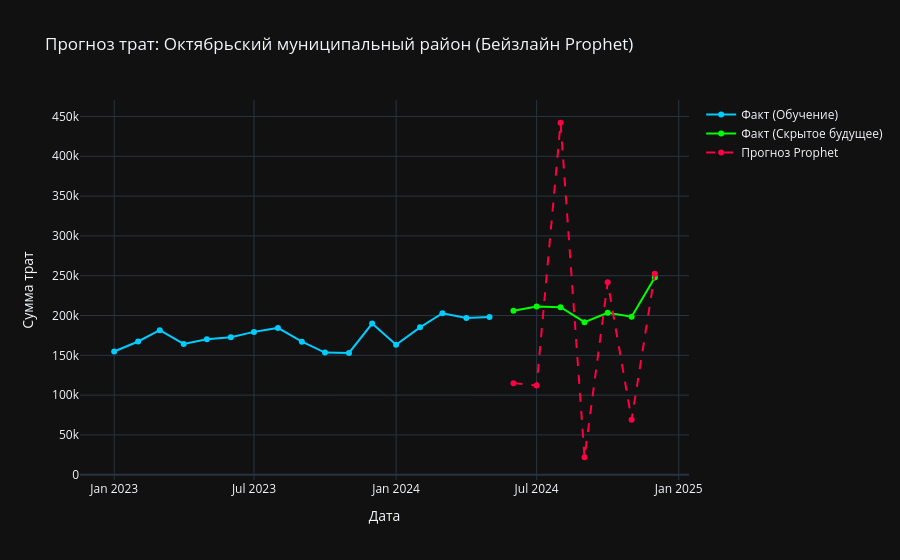

This figure's notebook cell:
### Code cell
# Устанавливаем библиотеку Prophet (от компании Meta) и scikit-learn (для подсчета ошибок)
%pip install prophet scikit-learn

import pandas as pd
from prophet import Prophet
from sklearn.metrics import mean_absolute_error, r2_score
import plotly.graph_objects as go

print("Библиотеки загружены! Начинаем строить прогноз...\n")

# 1. Выбираем один муниципалитет для теста 
mo_name = 'Октябрьский муниципальный район'
df_mo = df_final[df_final['mo'] == mo_name].copy()

# 2. Prophet очень капризный, он требует, чтобы колонка с датой называлась 'ds', а с тратами 'y'
df_mo = df_mo.rename(columns={'period': 'ds', 'value': 'y'})
df_mo = df_mo.sort_values('ds') # Сортируем по дате от старых к новым

# 3. МАШИНА ВРЕМЕНИ (Делим данные на Обучение и Тест)
# Обучаем на данных ДО июня 2024
train = df_mo[df_mo['ds'] < '2024-06-01']
# Тестируем на данных С июня 2024 (лето и начало осени)
test = df_mo[df_mo['ds'] >= '2024-06-01']

print(f"Месяцев для обучения (Прошлое): {len(train)}")
print(f"Месяцев для проверки (Скрытое будущее): {len(test)}\n")

# 4. Создаем и обучаем модель
# Говорим ей, что у нас есть годовая сезонность (люди тратят по-разному зимой и летом)
model = Prophet(yearly_seasonality=True, weekly_seasonality=False, daily_seasonality=False)
model.fit(train)

# 5. Просим модель предсказать наше "Скрытое будущее"
forecast = model.predict(test[['ds']])

# 6. СЧИТАЕМ МЕТРИКИ (То, за что жюри дает баллы!)
# Сравниваем то, что было на самом деле (test['y']) с тем, что предсказала модель (forecast['yhat'])
mae = mean_absolute_error(test['y'], forecast['yhat'])
r2 = r2_score(test['y'], forecast['yhat'])

print(f"🏆 РЕЗУЛЬТАТЫ БАЗОВОЙ МОДЕЛИ (PROPHET):")
print(f"MAE (Средняя ошибка): {mae:.2f} руб.")
print(f"R² (Точность): {r2:.2f} (Если меньше 0, значит модель запуталась)\n")

# 7. РИСУЕМ ГРАФИК: Факт против Прогноза
fig = go.Figure()

# Синяя линия - то, что модель видела (Обучение)
fig.add_trace(go.Scatter(x=train['ds'], y=train['y'], mode='lines+markers', name='Факт (Обучение)', line=dict(color='#00CCFF')))

# Зеленая линия - то, что было на самом деле в будущем
fig.add_trace(go.Scatter(x=test['ds'], y=test['y'], mode='lines+markers', name='Факт (Скрытое будущее)', line=dict(color='#00FF00')))

# Красная пунктирная линия - то, что предсказал Prophet
fig.add_trace(go.Scatter(x=forecast['ds'], y=forecast['yhat'], mode='lines+markers', name='Прогноз Prophet', line=dict(color='#FF0044', dash='dash')))

fig.update_layout(title=f'Прогноз трат: {mo_name} (Бейзлайн Prophet)',
                  xaxis_title='Дата', yaxis_title='Сумма трат',
                  template='plotly_dark')
fig.show()

### Figure 1 — Plotly figure (JSON) as saved in the notebook; plotly's stock layout.template omitted (floating-point values rounded to 4 significant figures)
{"data": [{"line": {"color": "#00CCFF"}, "mode": "lines+markers", "name": "Факт (Обучение)", "type": "scatter", "x": ["2023-01-01T00:00:00.000000000", "2023-02-01T00:00:00.000000000", "2023-03-01T00:00:00.000000000", "2023-04-01T00:00:00.000000000", "2023-05-01T00:00:00.000000000", "2023-06-01T00:00:00.000000000", "2023-07-01T00:00:00.000000000", "2023-08-01T00:00:00.000000000", "2023-09-01T00:00:00.000000000", "2023-10-01T00:00:00.000000000", "2023-11-01T00:00:00.000000000", "2023-12-01T00:00:00.000000000", "2024-01-01T00:00:00.000000000", "2024-02-01T00:00:00.000000000", "2024-03-01T00:00:00.000000000", "2024-04-01T00:00:00.000000000", "2024-05-01T00:00:00.000000000"], "y": [154836, 167370, 181529, 164327, 170203, 172745, 179436, 184425, 167074, 153414, 152963, 189920, 163350, 185106, 202851, 196984, 198009]}, {"line": {"color": "#00FF00"}, "mode": "lines+markers", "name": "Факт (Скрытое будущее)", "type": "scatter", "x": ["2024-06-01T00:00:00.000000000", "2024-07-01T00:00:00.000000000", "2024-08-01T00:00:00.000000000", "2024-09-01T00:00:00.000000000", "2024-10-01T00:00:00.000000000", "2024-11-01T00:00:00.000000000", "2024-12-01T00:00:00.000000000"], "y": [206099, 211323, 210450, 191574, 203324, 198446, 247717]}, {"line": {"color": "#FF0044", "dash": "dash"}, "mode": "lines+markers", "name": "Прогноз Prophet", "type": "scatter", "x": ["2024-06-01T00:00:00.000000000", "2024-07-01T00:00:00.000000000", "2024-08-01T00:00:00.000000000", "2024-09-01T00:00:00.000000000", "2024-10-01T00:00:00.000000000", "2024-11-01T00:00:00.000000000", "2024-12-01T00:00:00.000000000"], "y": [115100.0, 112000.0, 442100.0, 21960.0, 241800.0, 69030.0, 252500.0]}], "layout": {"title": {"text": "Прогноз трат: Октябрьский муниципальный район (Бейзлайн Prophet)"}, "xaxis": {"title": {"text": "Дата"}}, "yaxis": {"title": {"text": "Сумма трат"}}}}
